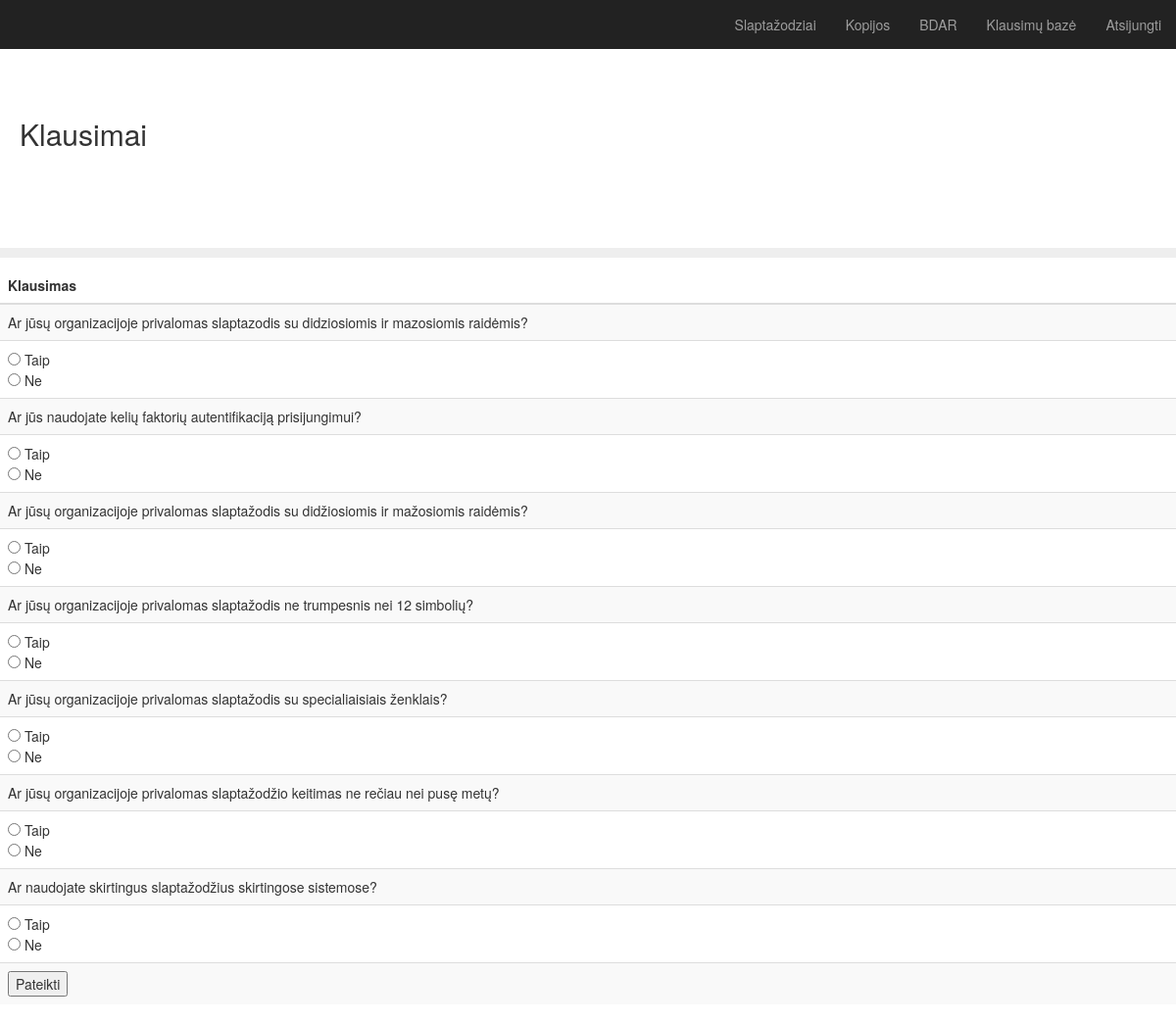
The app's page /survey?category=Slaptažodziai with its own data.
### app.py (models this page shows)
class Categories(db.Model):
    id = db.Column(db.Integer, primary_key=True)
    category = db.Column(db.String(25), nullable=False)
    description = db.Column(db.String(200), nullable=False)

class Question(db.Model):
    id = db.Column(db.Integer, primary_key=True)
    question = db.Column(db.String(200), nullable=False)
    impact = db.Column(db.Integer, nullable=False)
    likelihood = db.Column(db.Integer, nullable=False)
    category = db.Column(db.String(30), nullable=False)
    date_created = db.Column(db.DateTime, default=datetime.utcnow)

### app.py (the view)
@app.route('/survey', methods=['POST', 'GET'])
def survey():
    if request.method == 'POST':
        sum = 0
        total = 0
        for key, value in request.form.items():
            if value == "yes" :
                row = Question.query.get_or_404(key)
                sum = sum + ( row.likelihood * row.impact )
            row = Question.query.get_or_404(key)
            total = total + ( row.likelihood * row.impact )
        return redirect(url_for('.results', sum=sum, total=total))
    else:
        selected_category = request.args.get('category')
        rows = Question.query.filter(Question.category==selected_category)
        categories = Categories.query.all()
        return render_template('survey.html', rows=rows, categories=categories)

### templates/survey.html (shortened to what this page needs)
{% extends "bootstrap/base.html" %}
{% block styles %}
{{super()}}
<link rel="stylesheet" href="{{url_for('.static', filename='main.css')}}">
{% endblock %}
{% block content %}
    <nav class="navbar navbar-inverse navbar-fixed-top">
      <div class="container-fluid">
        <div id="navbar" class="navbar-collapse collapse">
          <ul class="nav navbar-nav navbar-right">
            {% for each in categories %}
            <li><a href="{{ url_for('survey',category=each.category) }}">{{each.category}}</a></li>
            {% endfor %}
            <li><a href="{{ url_for('index') }}">Klausimų bazė</a></li>
            <li><a href="{{ url_for('logout') }}">Atsijungti</a></li>
          </ul>
        </div>
      </div>
    </nav>
  <h2 class="sub-header">Klausimai</h2>
          <div class="table-responsive">
            <table class="table table-striped">
              <thead>
                <tr>
                  <th>Klausimas</th>
                </tr>
              </thead>
              <tbody>
                <div class="form">
                <form action="/survey" method="POST">
                {% for row in rows %}
                <tr>
                    <td>{{ row.question }}</td>
                    <tr>
                    <td><input type="radio" id="true" name = "{{ row.id }}" value = "yes" required> Taip <br>
                      <input type="radio" id="false" name = "{{ row.id }}" value = "no" required> Ne </td>
                    </tr>
                </tr>
                {% endfor %}
            <td><input type="submit" value="Pateikti"></td>
          </form>
        </div>
              </tbody>
{% endblock %}

### static/main.css (style rules this page uses)
body { padding-top: 50px; }
.sub-header { padding-top: 50px; padding-bottom: 100px; border-bottom: 10px solid #eee; padding-right: 20px; padding-left: 20px; }
.navbar-fixed-top { border: 0; }

### records on screen
Categories: category "Slaptažodziai"
Categories: category "Kopijos"
Categories: category "BDAR"
Question: question "Ar jūsų organizacijoje privalomas slaptazodis su didziosiomis ir mazosiomis raidėmis?"
Question: question "Ar jūs naudojate kelių faktorių autentifikaciją prisijungimui?"
Question: question "Ar jūsų organizacijoje privalomas slaptažodis su didžiosiomis ir mažosiomis raidėmis?"
Question: question "Ar jūsų organizacijoje privalomas slaptažodis ne trumpesnis nei 12 simbolių?"
Question: question "Ar jūsų organizacijoje privalomas slaptažodis su specialiaisiais ženklais?"
Question: question "Ar jūsų organizacijoje privalomas slaptažodžio keitimas ne rečiau nei pusę metų?"
Question: question "Ar naudojate skirtingus slaptažodžius skirtingose sistemose?"
